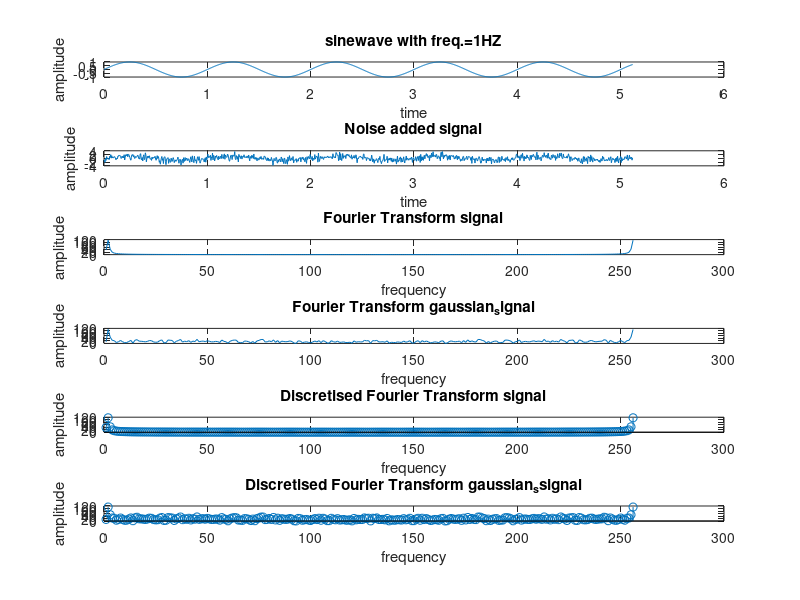

Here is the MATLAB script that generated this plot:
% Now estimate the frequency contents of the sinewave and the noisy signal using fft.
% Here you need to do the following (i) take 256 point fft of the signals
% [Hint: use command fft(signal,n), n is the points to be taken] 
% (ii) take the amplitude spectra of the 256 points of the signal [Hint: use abs() command] and plot 
% (iii) take the discretised plot of the amplitudes [Hint: use stem() command] and plot.
f = 1;
fs = 200;
N = 1024;
t = 0 : 1/fs : N/fs - 1/fs;
signal = sin(2 * pi * f *t);

subplot(6,1,1);
plot(t,signal);
title('sinewave with freq.=1HZ');
xlabel('time');
ylabel('amplitude');


%Gaussian Noise
gaussian_noise = randn(1 ,length(signal));
new_signal = signal + gaussian_noise;

%New signal with added Noise
subplot(6,1,2);
plot(t,new_signal);
title('Noise added signal');
xlabel('time');
ylabel('amplitude');


%fourier transform
f1 = abs(fft(signal,256 ));
f2 = abs(fft(new_signal,256));

subplot(6,1,3);
plot(f1);
title('Fourier Transform signal');
xlabel('frequency');
ylabel('amplitude');


subplot(6,1,4);
plot(f2);
title('Fourier Transform gaussian_signal');
xlabel('frequency');
ylabel('amplitude');

subplot(6,1,5);
stem(f1);
title('Discretised Fourier Transform signal');
xlabel('frequency');
ylabel('amplitude');

subplot(6,1,6);
stem(f2);
title('Discretised Fourier Transform gaussian_ssignal');
xlabel('frequency');
ylabel('amplitude');

